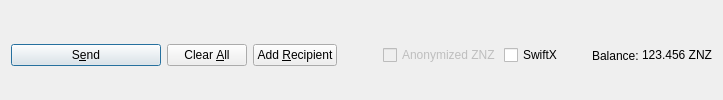
         <widget class="QFrame" name="frame_Send">
          <layout class="QHBoxLayout" name="horizontalLayout">
           <property name="bottomMargin">
            <number>0</number>
           </property>
           <item>
            <widget class="QPushButton" name="sendButton">
             <property name="minimumSize">
              <size>
               <width>150</width>
               <height>0</height>
              </size>
             </property>
             <property name="cursor">
              <cursorShape>PointingHandCursor</cursorShape>
             </property>
             <property name="toolTip">
              <string>Confirm the send action</string>
             </property>
             <property name="text">
              <string>S&amp;end</string>
             </property>
             <property name="icon">
              <iconset resource="../zenzo.qrc">
               <normaloff>:/icons/send</normaloff>:/icons/send</iconset>
             </property>
             <property name="autoDefault">
              <bool>false</bool>
             </property>
             <property name="default">
              <bool>true</bool>
             </property>
            </widget>
           </item>
           <item>
            <widget class="QPushButton" name="clearButton">
             <property name="sizePolicy">
              <sizepolicy hsizetype="Minimum" vsizetype="Fixed">
               <horstretch>0</horstretch>
               <verstretch>0</verstretch>
              </sizepolicy>
             </property>
             <property name="cursor">
              <cursorShape>PointingHandCursor</cursorShape>
             </property>
             <property name="toolTip">
              <string>Clear all fields of the form.</string>
             </property>
             <property name="text">
              <string>Clear &amp;All</string>
             </property>
             <property name="icon">
              <iconset resource="../zenzo.qrc">
               <normaloff>:/icons/remove</normaloff>:/icons/remove</iconset>
             </property>
             <property name="autoDefault">
              <bool>false</bool>
             </property>
            </widget>
           </item>
           <item>
            <widget class="QPushButton" name="addButton">
             <property name="cursor">
              <cursorShape>PointingHandCursor</cursorShape>
             </property>
             <property name="toolTip">
              <string>Send to multiple recipients at once</string>
             </property>
             <property name="text">
              <string>Add &amp;Recipient</string>
             </property>
             <property name="icon">
              <iconset resource="../zenzo.qrc">
               <normaloff>:/icons/add</normaloff>:/icons/add</iconset>
             </property>
             <property name="autoDefault">
              <bool>false</bool>
             </property>
            </widget>
           </item>
           <item>
            <spacer name="horizontalSpacer">
             <property name="orientation">
              <enum>Qt::Horizontal</enum>
             </property>
             <property name="sizeHint" stdset="0">
              <size>
               <width>40</width>
               <height>20</height>
              </size>
             </property>
            </spacer>
           </item>
           <item>
            <layout class="QHBoxLayout" name="horizontalLayout_2">
             <property name="spacing">
              <number>3</number>
             </property>
             <item>
              <widget class="QCheckBox" name="checkzZNZ">
               <property name="enabled">
                <bool>false</bool>
               </property>
               <property name="text">
                <string>Anonymized ZNZ</string>
               </property>
              </widget>
             </item>
             <item>
              <widget class="QCheckBox" name="checkSwiftTX">
               <property name="enabled">
                <bool>true</bool>
               </property>
               <property name="minimumSize">
                <size>
                 <width>85</width>
                 <height>0</height>
                </size>
               </property>
               <property name="text">
                <string>SwiftX</string>
               </property>
              </widget>
             </item>
             <item>
              <widget class="QLabel" name="label">
               <property name="text">
                <string>Balance:</string>
               </property>
              </widget>
             </item>
             <item>
              <widget class="QLabel" name="labelBalance">
               <property name="sizePolicy">
                <sizepolicy hsizetype="Preferred" vsizetype="Fixed">
                 <horstretch>0</horstretch>
                 <verstretch>0</verstretch>
                </sizepolicy>
               </property>
               <property name="cursor">
                <cursorShape>IBeamCursor</cursorShape>
               </property>
               <property name="text">
                <string notr="true">123.456 ZNZ</string>
               </property>
               <property name="textInteractionFlags">
                <set>Qt::LinksAccessibleByMouse|Qt::TextSelectableByKeyboard|Qt::TextSelectableByMouse</set>
               </property>
              </widget>
             </item>
            </layout>
           </item>
          </layout>
         </widget>
